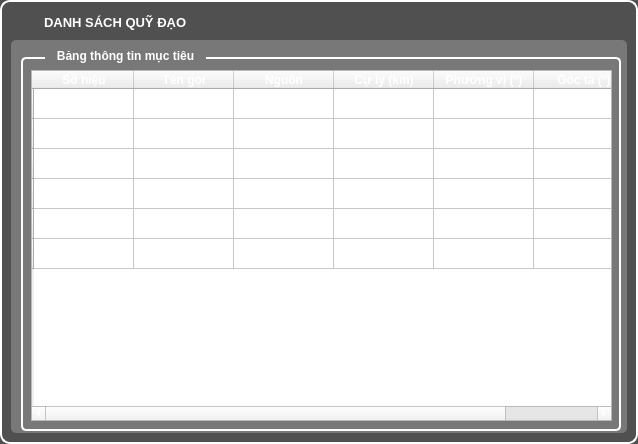
<?xml version="1.0" encoding="UTF-8"?>
<ui version="4.0">
 <class>QuyDao_DanhSach_Form</class>
 <widget class="QWidget" name="QuyDao_DanhSach_Form">
  <property name="geometry">
   <rect>
    <x>0</x>
    <y>0</y>
    <width>638</width>
    <height>444</height>
   </rect>
  </property>
  <property name="minimumSize">
   <size>
    <width>638</width>
    <height>444</height>
   </size>
  </property>
  <property name="maximumSize">
   <size>
    <width>638</width>
    <height>444</height>
   </size>
  </property>
  <property name="windowTitle">
   <string>Form</string>
  </property>
  <property name="styleSheet">
   <string notr="true">QWidget#QuyDao_DanhSach_Form {
background-color: rgb(80, 80, 80);
border-radius: 10px;
border-width: 2;
border-style: solid;
border-color: rgb(255, 255, 255);
}
QGroupBox {
border-radius: 5px;
border-width: 2;
border-style: solid;
border-color: rgb(255, 255, 255);
}
* {
color: white;
font-weight: bold;
}</string>
  </property>
  <layout class="QVBoxLayout" name="verticalLayout">
   <item>
    <widget class="QLabel" name="label_17">
     <property name="maximumSize">
      <size>
       <width>100000</width>
       <height>23</height>
      </size>
     </property>
     <property name="font">
      <font>
       <pointsize>10</pointsize>
       <weight>75</weight>
       <bold>true</bold>
      </font>
     </property>
     <property name="styleSheet">
      <string notr="true">padding-left: 30;
color: white;</string>
     </property>
     <property name="text">
      <string notr="true">DANH SÁCH QUỸ ĐẠO</string>
     </property>
     <property name="textFormat">
      <enum>Qt::AutoText</enum>
     </property>
    </widget>
   </item>
   <item>
    <widget class="QFrame" name="frame">
     <property name="styleSheet">
      <string notr="true">QFrame#frame {
background-color: rgb(120, 120, 120);
border-radius: 5px;
border-width: 0;
}
QGroupBox {
margin-top: 7;
}
QGroupBox::title {
top: -8;
left: 24;
padding-left: 10px;
padding-right: 10px;
}</string>
     </property>
     <property name="frameShape">
      <enum>QFrame::StyledPanel</enum>
     </property>
     <property name="frameShadow">
      <enum>QFrame::Raised</enum>
     </property>
     <widget class="QGroupBox" name="groupBox">
      <property name="geometry">
       <rect>
        <x>10</x>
        <y>10</y>
        <width>600</width>
        <height>381</height>
       </rect>
      </property>
      <property name="title">
       <string>Bảng thông tin mục tiêu</string>
      </property>
      <widget class="QTableWidget" name="tableWidget">
       <property name="geometry">
        <rect>
         <x>10</x>
         <y>20</y>
         <width>581</width>
         <height>351</height>
        </rect>
       </property>
       <row>
        <property name="text">
         <string/>
        </property>
       </row>
       <row>
        <property name="text">
         <string/>
        </property>
       </row>
       <row>
        <property name="text">
         <string/>
        </property>
       </row>
       <row>
        <property name="text">
         <string/>
        </property>
       </row>
       <row>
        <property name="text">
         <string/>
        </property>
       </row>
       <row>
        <property name="text">
         <string/>
        </property>
       </row>
       <column>
        <property name="text">
         <string>Số hiệu</string>
        </property>
       </column>
       <column>
        <property name="text">
         <string>Tên gọi</string>
        </property>
       </column>
       <column>
        <property name="text">
         <string>Nguồn</string>
        </property>
       </column>
       <column>
        <property name="text">
         <string>Cự ly (km)</string>
        </property>
       </column>
       <column>
        <property name="text">
         <string>Phương vị (°)</string>
        </property>
       </column>
       <column>
        <property name="text">
         <string>Góc tà (°)</string>
        </property>
       </column>
      </widget>
     </widget>
    </widget>
   </item>
  </layout>
 </widget>
 <resources/>
 <connections/>
</ui>
